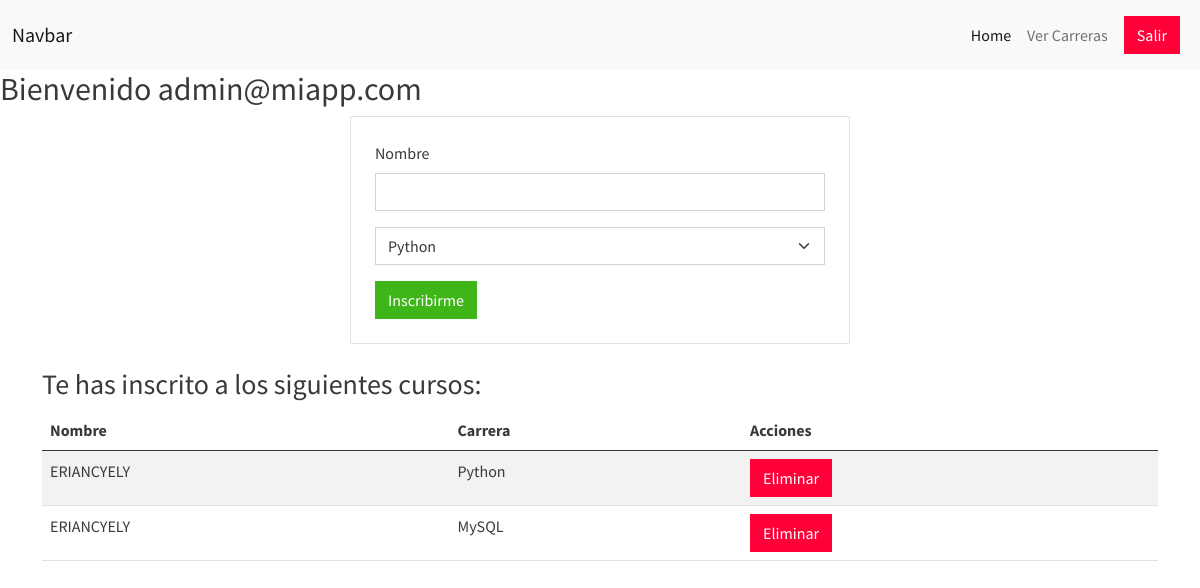
/normalito.php (signed in), run on the app's committed database.
### tables this page shows
CREATE TABLE `inscripcion` (
  `ID` int(11) NOT NULL,
  `Nombre` varchar(100) NOT NULL,
  `Carrera` varchar(100) NOT NULL
);

### Conexion.php (called while the page is built, shortened)
<?php
    class ConexionPDO {
        private $server = HOST;
        private $dbname =  DB_NAME;
        private $username = USER_DB;
        private $password = USER_PASS;
        private $objPDO;
        public $query = "";
        private function conectar(){
            try {
                $this->objPDO =  new PDO("mysql:host=$this->server; dbname=$this->dbname", $this->username,
                                $this->password, array( PDO::MYSQL_ATTR_INIT_COMMAND => 'SET NAMES utf8' ));
                $this->objPDO->setAttribute(PDO::ATTR_ERRMODE, PDO::ERRMODE_EXCEPTION);
            } catch( PDOException $e){
                echo( $e->getMessage());
            }
        }
        public function getRegistros($paramentros=array()){
            try {
                if ( count($paramentros) > 0 ){
                    $consulta = $this->objPDO->prepare($this->query);
                    $consulta->execute($paramentros);
                    return $consulta->fetchAll(PDO::FETCH_ASSOC);
                } else {
                    $consulta = $this->objPDO->prepare($this->query);
                    $consulta->execute();
                    return $consulta->fetchAll(PDO::FETCH_ASSOC);
                }
            } catch( PDOExecption $e){
                echo( $e->getMessage());
            }
        }
    }
?>

### Carrera.php (called while the page is built, shortened)
<?php
require_once "./Conexion.php";
class Carrera extends ConexionPDO{
    public function listar(){
        $this->query = "SELECT ID, Nombre, Detalle FROM carrera";
        return $this->getRegistros();
    }
}

### Inscripcion.php (called while the page is built, shortened)
<?php
require_once "./Conexion.php";
class Inscripcion extends ConexionPDO{
    public function listar(){
        $this->query = "SELECT ID, Nombre, Carrera FROM inscripcion";
        return $this->getRegistros();
    }
}

### normalito.php (the view, shortened to what this page needs)
<?php
    require_once "./Inscripcion.php";
    $r1 = new Inscripcion();
    $datos1 = $r1->listar();
    require_once "./Carrera.php";
    $r2 = new Carrera();
    $datos2 = $r2->listar();
    ?>
<!DOCTYPE html>
<html lang="en">
  <head>
    <link rel="stylesheet" href="css/bootstrap.min.css" />
    <link rel="stylesheet" href="css/style.css">
  </head>
  <body>
     <header>
      <nav class="navbar navbar-expand-lg navbar-light bg-light">
        <div class="container-fluid">
          <a class="navbar-brand" href="#">Navbar</a>
          <div class="collapse navbar-collapse" id="navbarNav">
            <ul class="navbar-nav">
              <li class="nav-item">
                <a class="nav-link active" aria-current="page" href="#">Home</a>
              </li>
              <li class="nav item">
                <a href="./verCarreras.php" class="nav-link"
                  >Ver Carreras</a
                >
              </li>
              <li class="nav-item">
                <a href="logout.php" class="navbar-text nav-link">
                  <span class="btn btn-danger">Salir</span>
               </a>
              </li>
            </ul>
          </div>
        </div>
      </nav>
    </header>
    <main>
        <h2>
        Bienvenido
        <?php echo $_SESSION['email']; ?>
      </h2>
      <section class="form-container">
        <form    class=" border p-4" action="crearInscripcion.php">
          <div class="mb-3">
            <label for="nombre" class="form-label">Nombre</label>
            <input class="form-control" type="text" id="nombre" name="nombre" />
          </div>
          <div class="mb-3">
          <select class="form-select" name="carreras" id="carreras">
          <?php
            require_once "./Carrera.php";
            $r = new Carrera();
            $datos3 = $r->listar();
                foreach ($datos3 as $valor ) {
                  echo "<option value='" . $valor['Nombre'] .    "'name='" . $valor['Nombre']   .  "'>" . $valor['Nombre'] . "</option>";
              }
            ?>
          </select>
          </div>
          <input type="submit" name="btn" class="btn btn-success" value="Inscribirme" />
        </form>
      </section>
      <section class="listado container mt-4">
        <h3>Te has inscrito a los siguientes cursos:</h3>
        <table class="table table-striped">
          <thead>
            <tr>
              <th>Nombre</th>
              <th>Carrera</th>
              <th>Acciones</th>
            </tr>
          </thead>
          <tbody>
            <?php
            foreach ($datos1 as $valor) {
              echo "<tr>";
              echo "<td>" . $valor['Nombre'] . "</td>";
              echo "<td>" . $valor['Carrera'] . "</td>";
              echo "<td>";
              echo "<a href='borrarInscripcion.php?id=" . $valor['ID'] . "' class='btn btn-danger'>Eliminar</a>";
              echo "</td>";
              echo "</tr>";
            }
            ?>
      </section>
    </main>
  </body>
</html>

### css/style.css (style rules this page uses)
.form-container form { max-width: 500px; margin: auto; }
@media screen and (min-width: 768px) { .navbar-nav { align-items: center; width: 100%; justify-content: end; } }

### data on the page
inscripcion: Nombre "ERIANCYELY", Carrera "Python"
inscripcion: Nombre "ERIANCYELY", Carrera "MySQL"

### other printed values
$_SESSION['email'] "admin@miapp.com"
form field carreras "Python"
